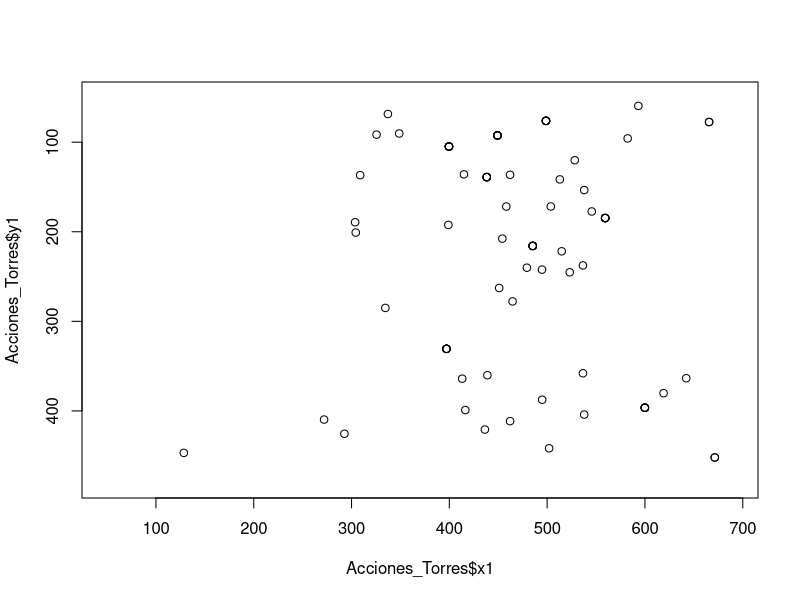
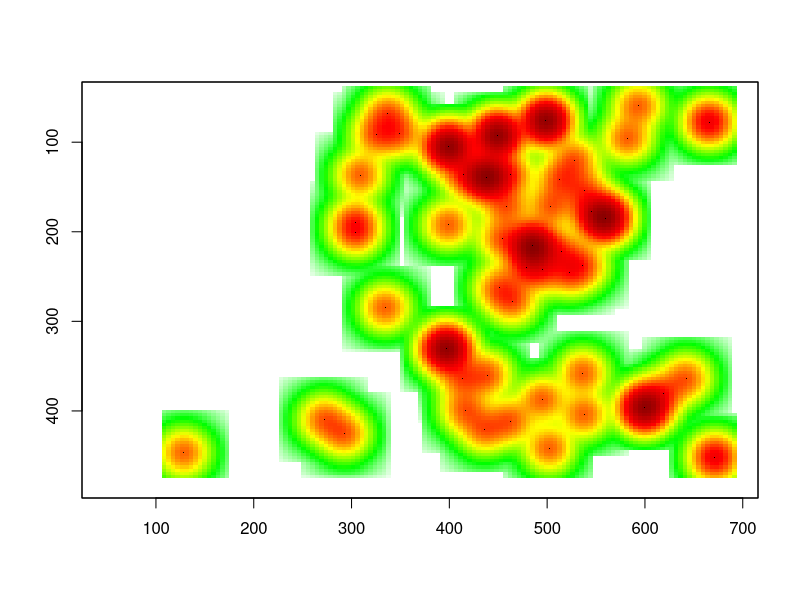

Recreate these plots in R, in order.
library(readxl)
library(ggplot2)
# Para el kde2d {MASS}
library(MASS)


#Cambiar a la ruta donde este el fichero R
setwd("C:/XXXXXXXXXXXXXXXXXXXXXXXXXXXXXXXXXXXXXXXX")


AtleticovsPSV <- read_excel("AtleticovsPSV.xlsx")
Acciones_Torres <- subset(AtleticovsPSV, subset= Suceso !="Shot" & Jugador=="Torres")




# Plots basicos
plot(Acciones_Torres$x1 ,Acciones_Torres$y1, xlim=c(50,690), ylim=c(480,50))


# Mapa de Calor
smoothScatter(Acciones_Torres$x1,Acciones_Torres$y1,xlim=c(50,690), ylim=c(480,50),colramp=colorRampPalette(c('white','green','yellow','red','darkred')) ,xlab="", ylab="")















